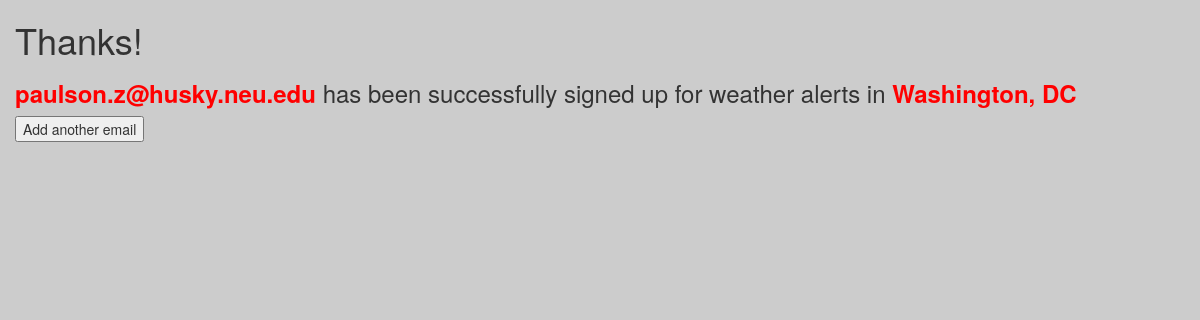
The app's page /newsletter/11/result/, older data.
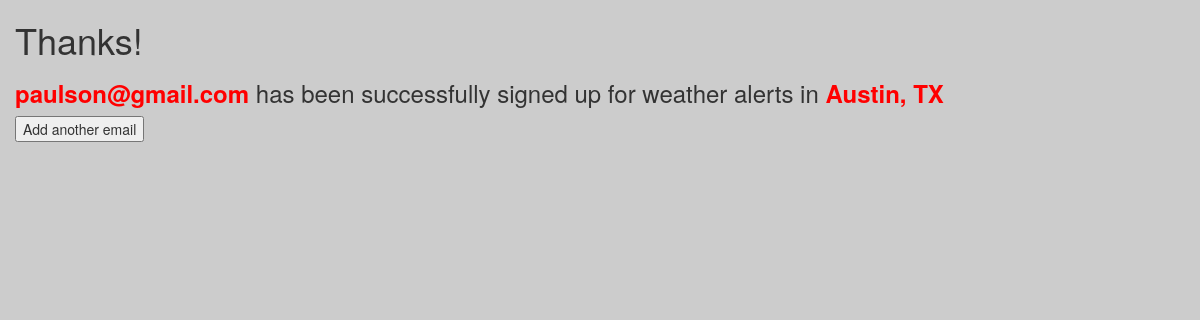
The same page, newer data.
### newsletter/models.py (models this page shows, shortened)
class EmailList(models.Model):
    email_address = models.EmailField(unique=True, null=False)
    location = models.ForeignKey(Cities, on_delete=models.CASCADE)

class Cities(models.Model):
    city = models.CharField(max_length=100)
    state = models.CharField(max_length=100)
    def __str__(self):
        return '{}, {}'.format(self.city, self.state)

### newsletter/views.py (the view)
# urls.py: url(r'^(?P<pk>[0-9]+)/result/$', views.ResultView.as_view(), name='result')
class ResultView(generic.ListView):
    template_name = 'newsletter/result.html'
    context_object_name = 'entry'
    def get_queryset(self):
        return EmailList.objects.latest('id')

### newsletter/templates/newsletter/result.html (shortened to what this page needs)
<!DOCTYPE html>
<html lang="en">
<head>
    <link rel="stylesheet" href="https://maxcdn.bootstrapcdn.com/bootstrap/3.3.7/css/bootstrap.min.css"
>
    <link rel="stylesheet" href="https://maxcdn.bootstrapcdn.com/bootstrap/3.3.7/css/bootstrap-theme.min.css"
>
    {% load static %}
    <link rel="stylesheet" type="text/css" href="{% static 'newsletter/style.css' %}"/>
</head>
<body>
<div class="container">
    <div class="row">
        <h1>Thanks!</h1>
        <h3><strong>{{ entry.email_address }}</strong> has been successfully signed
            up for weather alerts in <strong>{{ entry.location }}</strong>
        </h3>
        <button onclick="location.href='/newsletter/'">Add another email</button>
    </div>
</div>
</body>
</html>

Row changes from the older to the newer data that the page shows:
no longer on this page (row unchanged): EmailList: email_address "paulson.z@husky.neu.edu", location "Washington, DC"
added EmailList: email_address "paulson@gmail.com", location "Austin, TX"
